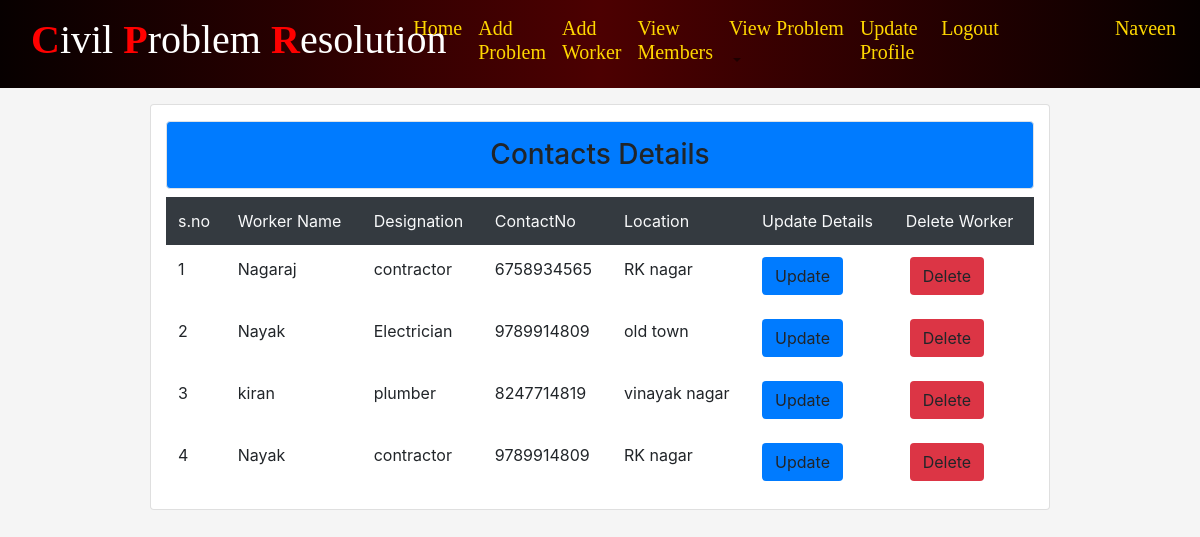
Page /workview/ (signed in) on the committed database.
### CPRapp/models.py (models this page shows, shortened)
class Worker(models.Model):
	wname=models.CharField(max_length=200)
	wdesg=models.TextField()
	contactno=models.CharField(max_length=10,default='')
	location=models.CharField(max_length=200)

### CPRapp/views.py (the view)
# urls.py: path('workview/',views.workview,name="workview"),
@login_required
def workview(rq):
	data=Worker.objects.all()
	return render(rq,'html/workview.html',{'info':data})

### CPRapp/templates/html/workview.html (shortened to what this page needs)
{% extends 'html/base.html' %}
{% block content %}
<div class="card col-md-9 mt-3 mx-auto"><h3 class="p-3 bg-primary text-center
mt-3 border rounded">Contacts Details</h3>
	<table class="table table-borderless table-hover">
		<tr class="bg-dark text-light">
			<td>s.no</td>
			<td>Worker Name</td>
			<td>Designation</td>
			<td>ContactNo</td>
			<td>Location</td>
			<td>Update Details</td>
			<td>Delete Worker</td>
		</tr>
		{% for i in info %}
		<tr>
			<td>{{forloop.counter}}</td>
			<td>{{i.wname}}</td>
			<td>{{i.wdesg}}</td>
			<td>{{i.contactno}}</td>
			<td>{{i.location}}</td>
			<td><a class=" btn bg-primary rounded" href="{% url 'wupdate' i.id%}">Update</a></td>
			<td><a class="btn bg-danger rounded mx-1" href="{% url 'wdlt' i.id%}">Delete</a></td>
		</tr>
		{% endfor %}
	</table>
</div>
{% endblock %}

### CPRapp/templates/html/navbar.html (shortened to what this page needs)
{% load static %}
<nav class="navbar navbar-expand-lg navbar-light nav-bk4">
  <div class="col-md-4"><a class="navbar-brand" href="{% url 'hm' %}">
    <h1 style="font-family:Verdana Bold; color:white;"><strong style="color:Red">C</strong>ivil <strong style="color:Red">P</strong>roblem <strong style="color:Red">R</strong>esolution</h1>
  </a></div>
 <div class="collapse navbar-collapse" id="collapsibleNavbar">
    <ul class="navbar-nav ">
    {% if not user.is_authenticated %}
    <li class="nav-item">
      <a class="nav-link" href="{% url 'hm' %}"><h3 style="color:Gold; font-family:Verdana Bold;">Home</h3></a>
    </li>
    <li class="nav-item">
      <a class="nav-link" href="{% url 'about' %}"><h3 style="color:Gold; font-family:Verdana Bold;">About</h3></a>
    </li>
    <li class="nav-item">
      <a class="nav-link" href="{% url 'contact' %}"><h3 style="color:Gold; font-family:Verdana Bold;">Contact Us</h3></a>
    </li>
    <li class="nav-item">
      <a class="nav-link" href="{% url 'achievements' %}"><h3 style="color:Gold; font-family:Verdana Bold;">Achievements</h3></a>
    </li>
    <li></li>
    <li class="nav-item">
      <a class="nav-link" href="{% url 'ulog' %}"><h3 style="color:Gold; font-family:Verdana Bold;">Login Here</h3></a>
    </li>
    <li></li>
    <li class="nav-item">
      <a class="nav-link" href="{% url 'reg' %}"><h3 style="color:Gold; font-family:Verdana Bold;">New User</h3></a>
    </li>
    <!-- <li class="nav-item">
      <a class="nav-link" href="{% url 'alog' %}"><h3 style="color:Gold; font-family:Verdana Bold;">Admin Login</h3></a>
    </li> -->
    <div class="col-sm-2 mx-auto"><img src="{% static 'images/lion.png' %}" alt="lion" style="margin-left :100px;width:50px;height:50px;border-radius:50%;background-color:transparent;">
  <Strong style="font-family:Brush Script MT;color:aqua;font-size:25px;margin-left:100px">Orion</Strong>
  </div>
    {% else %}
      {% if user.is_superuser %}
          <li class="nav-item">
          <a class="nav-link" href="{% url 'dash' %}"><h6 style="color:Gold; font-family:Verdana Bold;">Home</h6></a>
          </li>
          <li class="nav-item">
          <a class="nav-link" href="{% url 'newmem' %}"><h6 style="color:Gold; font-family:Verdana Bold;">Add New Member</h6></a>
          </li>
          <li class="dropdown">
                <a type="button" class="nav-link dropdown-toggle" data-toggle="dropdown">
                <h6 style="color:Gold; font-family:Verdana Bold;">Workers</h6>
              </a>
              <div class="dropdown-menu">
                <a class="nav-link" href="{% url 'addwork' %}"><h5 style="color:black; font-family:Verdana Bold;">Add Worker</h5></a>
                <a class="nav-link" href="{% url 'workview' %}"><h5 style="color:black; font-family:Verdana Bold;">View Worker</h5></a>
              </div>
        </li>
        <li class="dropdown">
                <a type="button" class="nav-link dropdown-toggle" data-toggle="dropdown">
                <h6 style="color:Gold; font-family:Verdana Bold;">BlockManagers</h6>
              </a>
              <div class="dropdown-menu">
                <a class="nav-link" href="{% url 'addfm' %}"><h6 style="color:black; font-family:Verdana Bold;">Add BlockManagers</h5></a>
                <a class="nav-link" href="{% url 'fmview' %}"><h6 style="color:black; font-family:Verdana Bold;">View BlockManagers</h5></a>
              </div>
        </li>
          <li class="nav-item">
          <a class="nav-link" href="{% url 'userview' %}"><h6 style="color:Gold; font-family:Verdana Bold;">View Users</h6></a>
          </li>
          <li class="nav-item">
          <a class="nav-link" href="{% url 'memview' %}"><h6 style="color:Gold; font-family:Verdana Bold;">View Members</h6></a>
          </li>
          <li class="dropdown">
                <a type="button" class="nav-link dropdown-toggle" data-toggle="dropdown">
                <h6 style="color:Gold; font-family:Verdana Bold;">Problems</h6>
              </a>
              <div class="dropdown-menu">
                <a class="dropdown-item" href="{% url 'pns' %}"><h5 style="color:black; font-family:Verdana Bold;">Problems Not Solved</h5></a>
                <a class="dropdown-item" href="{% url 'pis' %}"><h5 style="color:black; font-family:Verdana Bold;">Problems in Progress</h5></a>
                <a class="dropdown-item" href="{% url 'ps' %}"><h5 style="color:black; font-family:Verdana Bold;">Problems Resolved</h5></a>
                <a class="dropdown-item" href="{% url 'allpro' %}"><h5 style="color:black; font-family:Verdana Bold;">View All Problems</h5></a>
              </div>
        </li>
        <li class="nav-item">
          <a class="nav-link" href="{% url 'contview' %}"><h6 style="color:Gold; font-family:Verdana Bold;">View Contact</h6></a>
        </li>
        <li class="nav-item">
            <a class="nav-link" href="{% url 'logo' %}"><h6 style="color:Gold; font-family:Verdana Bold;">Logout</h6></a>
        </li>
        <li class="nav-item" style="margin-left:70px">
            <a class="nav-link" href="#"><h4 style="color:Gold; font-family:Verdana Bold;">{{request.user.username}}</h4></a>
        </li>
      {% else %}
          <li class="nav-item">
            <a class="nav-link" href="{% url 'dash' %}"><h5 style="color:Gold; font-family:Verdana Bold;">Home</h5></a>
          </li>
          <li class="nav-item">
            <a class="nav-link" href="{% url 'addpro' %}"><h5 style="color:Gold; font-family:Verdana Bold;">Add Problem</h5></a>
          </li>
          <li class="nav-item">
            <a class="nav-link" href="{% url 'addwork' %}"><h5 style="color:Gold; font-family:Verdana Bold;">Add Worker</h5></a>
          </li>
          <li class="nav-item">
            <a class="nav-link" href="{% url 'memview' %}"><h5 style="color:Gold; font-family:Verdana Bold;">View Members</h5></a>
          </li>
          <li class="dropdown">
                <a type="button" class="nav-link dropdown-toggle" data-toggle="dropdown">
                <h5 style="color:Gold; font-family:Verdana Bold;">View Problem</h5>
              </a>
        </li>
        <li class="nav-item">
            <a class="nav-link" href="{% url 'upf' %}"><h5 style="color:Gold; font-family:Verdana Bold;">Update Profile</h5></a>
        </li>
        <li class="nav-item">
            <a class="nav-link" href="{% url 'logo' %}"><h5 style="color:Gold; font-family:Verdana Bold;">Logout</h5></a>
        </li>
        <li class="nav-item" style="margin-left:100px">
            <a class="nav-link" href="#"><h5 style="color:Gold; font-family:Verdana Bold;">{{request.user.username}}</h5></a>
        </li>
      {% endif %}
{% endif %}
</ul>
</div>
</nav>

### CPRapp/templates/html/navbar.html (style rules this page uses)
.nav-bk4 { background: #070000; background: -webkit-linear-gradient(to right, #070000, #4C0001, #070000); background: linear-gradient(to right, #070000, #4C0001, #070000); }

### rows in the picture
Worker: wname "Nagaraj", wdesg "contractor", contactno "6758934565", location "RK nagar"
Worker: wname "Nayak", wdesg "Electrician", contactno "9789914809", location "old town"
Worker: wname "kiran", wdesg "plumber", contactno "8247714819", location "vinayak nagar"
Worker: wname "Nayak", wdesg "contractor", contactno "9789914809", location "RK nagar"

### other values in the picture
{{ request.user.username }} "Naveen"
